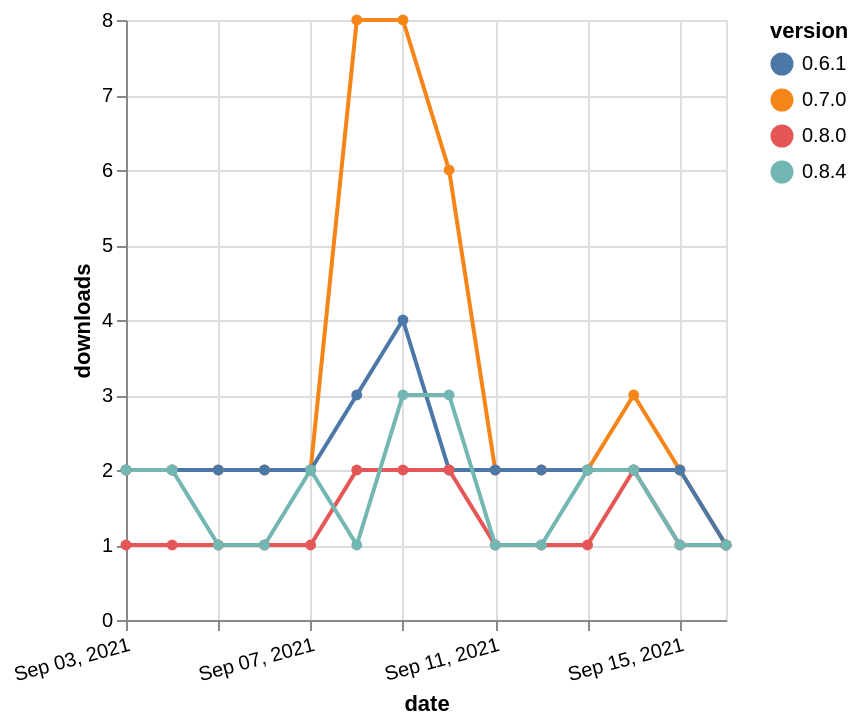

Here is the Vega-Lite specification saved for this chart:
### Vega-Lite specification from a JSON file in a GitHub repository (floating-point values rounded to 4 significant figures)
{"$schema": "https://vega.github.io/schema/vega-lite/v5.json", "description": "A simple bar chart with embedded data.", "data": {"values": [{"date": "2021-09-03", "total": 3435, "delta": 2, "version": "0.7.0"}, {"date": "2021-09-04", "total": 3437, "delta": 2, "version": "0.7.0"}, {"date": "2021-09-05", "total": 3439, "delta": 2, "version": "0.7.0"}, {"date": "2021-09-06", "total": 3441, "delta": 2, "version": "0.7.0"}, {"date": "2021-09-07", "total": 3443, "delta": 2, "version": "0.7.0"}, {"date": "2021-09-08", "total": 3451, "delta": 8, "version": "0.7.0"}, {"date": "2021-09-09", "total": 3459, "delta": 8, "version": "0.7.0"}, {"date": "2021-09-10", "total": 3465, "delta": 6, "version": "0.7.0"}, {"date": "2021-09-11", "total": 3467, "delta": 2, "version": "0.7.0"}, {"date": "2021-09-12", "total": 3469, "delta": 2, "version": "0.7.0"}, {"date": "2021-09-13", "total": 3471, "delta": 2, "version": "0.7.0"}, {"date": "2021-09-14", "total": 3474, "delta": 3, "version": "0.7.0"}, {"date": "2021-09-15", "total": 3476, "delta": 2, "version": "0.7.0"}, {"date": "2021-09-16", "total": 3477, "delta": 1, "version": "0.7.0"}, {"date": "2021-09-03", "total": 2907, "delta": 2, "version": "0.6.1"}, {"date": "2021-09-04", "total": 2909, "delta": 2, "version": "0.6.1"}, {"date": "2021-09-05", "total": 2911, "delta": 2, "version": "0.6.1"}, {"date": "2021-09-06", "total": 2913, "delta": 2, "version": "0.6.1"}, {"date": "2021-09-07", "total": 2915, "delta": 2, "version": "0.6.1"}, {"date": "2021-09-08", "total": 2918, "delta": 3, "version": "0.6.1"}, {"date": "2021-09-09", "total": 2922, "delta": 4, "version": "0.6.1"}, {"date": "2021-09-10", "total": 2924, "delta": 2, "version": "0.6.1"}, {"date": "2021-09-11", "total": 2926, "delta": 2, "version": "0.6.1"}, {"date": "2021-09-12", "total": 2928, "delta": 2, "version": "0.6.1"}, {"date": "2021-09-13", "total": 2930, "delta": 2, "version": "0.6.1"}, {"date": "2021-09-14", "total": 2932, "delta": 2, "version": "0.6.1"}, {"date": "2021-09-15", "total": 2934, "delta": 2, "version": "0.6.1"}, {"date": "2021-09-16", "total": 2935, "delta": 1, "version": "0.6.1"}, {"date": "2021-09-03", "total": 345, "delta": 1, "version": "0.8.0"}, {"date": "2021-09-04", "total": 346, "delta": 1, "version": "0.8.0"}, {"date": "2021-09-05", "total": 347, "delta": 1, "version": "0.8.0"}, {"date": "2021-09-06", "total": 348, "delta": 1, "version": "0.8.0"}, {"date": "2021-09-07", "total": 349, "delta": 1, "version": "0.8.0"}, {"date": "2021-09-08", "total": 351, "delta": 2, "version": "0.8.0"}, {"date": "2021-09-09", "total": 353, "delta": 2, "version": "0.8.0"}, {"date": "2021-09-10", "total": 355, "delta": 2, "version": "0.8.0"}, {"date": "2021-09-11", "total": 356, "delta": 1, "version": "0.8.0"}, {"date": "2021-09-12", "total": 357, "delta": 1, "version": "0.8.0"}, {"date": "2021-09-13", "total": 358, "delta": 1, "version": "0.8.0"}, {"date": "2021-09-14", "total": 360, "delta": 2, "version": "0.8.0"}, {"date": "2021-09-15", "total": 361, "delta": 1, "version": "0.8.0"}, {"date": "2021-09-16", "total": 362, "delta": 1, "version": "0.8.0"}, {"date": "2021-09-03", "total": 332, "delta": 2, "version": "0.8.4"}, {"date": "2021-09-04", "total": 334, "delta": 2, "version": "0.8.4"}, {"date": "2021-09-05", "total": 335, "delta": 1, "version": "0.8.4"}, {"date": "2021-09-06", "total": 336, "delta": 1, "version": "0.8.4"}, {"date": "2021-09-07", "total": 338, "delta": 2, "version": "0.8.4"}, {"date": "2021-09-08", "total": 339, "delta": 1, "version": "0.8.4"}, {"date": "2021-09-09", "total": 342, "delta": 3, "version": "0.8.4"}, {"date": "2021-09-10", "total": 345, "delta": 3, "version": "0.8.4"}, {"date": "2021-09-11", "total": 346, "delta": 1, "version": "0.8.4"}, {"date": "2021-09-12", "total": 347, "delta": 1, "version": "0.8.4"}, {"date": "2021-09-13", "total": 349, "delta": 2, "version": "0.8.4"}, {"date": "2021-09-14", "total": 351, "delta": 2, "version": "0.8.4"}, {"date": "2021-09-15", "total": 352, "delta": 1, "version": "0.8.4"}, {"date": "2021-09-16", "total": 353, "delta": 1, "version": "0.8.4"}]}, "width": "container", "mark": {"type": "line", "point": {"filled": true}}, "encoding": {"x": {"field": "date", "type": "temporal", "timeUnit": "yearmonthdate", "title": "date", "axis": {"labelAngle": -15}}, "y": {"field": "delta", "type": "quantitative", "title": "downloads"}, "color": {"field": "version", "type": "nominal"}, "tooltip": {"field": "delta"}}}
